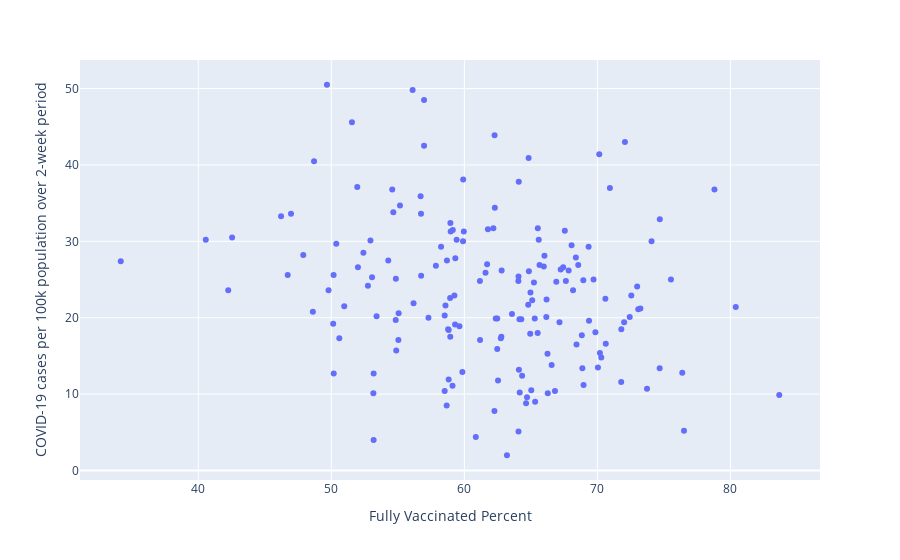

Notebook source saved alongside this figure:
### Code cell
fig = px.scatter(df_corr_recent_final, x="Fully Vaccinated Percent", y="COVID-19 cases per 100k population over 2-week period", hover_data=['Town'])
fig.show()

### Figure 1 — Plotly figure (JSON) as saved in the notebook; plotly's stock layout.template omitted (floating-point values rounded to 4 significant figures; data arrays with more than 128 entries replaced by an {"elided": "..."} marker saying what was removed)
{"data": [{"customdata": {"elided": "171x1 str values"}, "hovertemplate": "Fully Vaccinated Percent=%{x}<br>COVID-19 cases per 100k population over 2-week period=%{y}<br>Town=%{customdata[0]}<extra></extra>", "legendgroup": "", "marker": {"color": "#636efa", "symbol": "circle"}, "mode": "markers", "name": "", "orientation": "v", "showlegend": false, "type": "scatter", "x": {"elided": "171 float values"}, "xaxis": "x", "y": {"elided": "171 float values"}, "yaxis": "y"}], "layout": {"legend": {"tracegroupgap": 0}, "margin": {"t": 60}, "xaxis": {"anchor": "y", "domain": [0, 1], "title": {"text": "Fully Vaccinated Percent"}}, "yaxis": {"anchor": "x", "domain": [0, 1], "title": {"text": "COVID-19 cases per 100k population over 2-week period"}}}}
